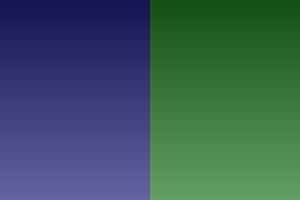
#> input picture ab1/prova/q3/unequal_lighting_color_image.png, 300 x 200 px; the run also reads 1 picture not shown here
$ jupyter execute --allow-errors prova_respondida.ipynb
#> lines starting #> are read from the running program, lines starting #| are printed output that depends on the picture; after the words box and inside, x2 and y2 are one past the last pixel; in counts of white or black regions, pixels touching at a corner belong together
# Questão 01

[cell 1]
# student_integral_image_numpy.py

import numpy as np

def sum_s_image(n, m, image):
    total = 0

    for i in range (0, n + 1):
        for j in range(0, m + 1):
            total += image[i,j]

    #print(total)

    return np.float64(total)

def compute_integral_image(image: np.ndarray) -> np.ndarray:
    """
    Computes the integral image using NumPy.

    Parameters:
        image (np.ndarray): 2D grayscale image.

    Returns:
        np.ndarray: Integral image.
    """
    # TODO: Implement your solution here

    img_res = np.zeros((3,3), dtype=np.float64)

    for y in range(len(image)):
        for x in range (len(image[0])):
            img_res[y, x] = sum_s_image(y, x, image)

    return img_res

# Define test image
image = np.array([
    [0.32285394, 0.95322289, 0.31806831],
    [0.12936134, 0.45275244, 0.60094833],
    [0.71811803, 0.49059312, 0.38843348],
], dtype=np.float64)

expected_result = np.array([
    [0.32285394, 1.27607683, 1.59414514],
    [0.45221528, 1.85819061, 2.77720725],
    [1.17033331, 3.06690176, 4.37435188],
], dtype=np.float64)

integral_image = compute_integral_image(image)

if (expected_result == integral_image).all():
    print(f'Success!')
else:
    print("erroe")

print(f'Original image: \n{image}\n')
print(f'Expected result: \n{expected_result}\n')
print(f'Your result: \n{integral_image}\n')

# Questão 02

[cell 2]
import cv2 as cv
import numpy as np

def rotation_with_angle(img, angle = 45):

    (h, w) = img.shape[:2]
    center = (w // 2, h // 2)

    m = cv.getRotationMatrix2D(center, angle, 1.0)

    img_rotation = cv.warpAffine(img, m, (w, h))

    return img_rotation

def verify_laplacian_isotropy(image_path, angle=45):
    """
    Aplica rotação + Laplaciano e Laplaciano + rotação na imagem de entrada
    e retorna o coeficiente de correlação de Pearson entre os dois resultados.

    Parâmetros:
        image_path (str): Caminho para a imagem em tons de cinza.
        angle (float): Ângulo de rotação em graus.

    Retorno:
        float: Coeficiente de correlação de Pearson entre as duas imagens.
    """
    image = cv.imread(image_path, cv.IMREAD_GRAYSCALE)
    if image is None:
        raise ValueError("Image not found or unable to load.")

    # TODO: Implementar solução aqui
    img1 = rotation_with_angle(image, angle)
    img2 = cv.Laplacian(image, cv.CV_64F)


    result_1 = cv.Laplacian(img1, cv.CV_64F)
    result_2 = rotation_with_angle(img2, angle)


    # Flatten and compute correlation
    corr = np.corrcoef(result_1.flatten(), result_2.flatten())[0, 1]
    print(f'Correlation coefficient: {corr}')
    return corr

#> (the rest of this cell did not finish here and is left out)

# Questão 03

[cell 3]
import cv2 as cv
import numpy as np
import matplotlib.pyplot as plt

def equalize_histogram(image_path: str) -> np.ndarray:
    """
    Realiza equalização de histograma apenas no canal Y de uma imagem RGB convertida para YCrCb.

    Parâmetros:
        image_path (str): Caminho para a imagem RGB.

    Retorno:
        np.ndarray: Imagem RGB com o canal Y equalizado.
    """
#> called with image_path = 'q3/unequal_lighting_color_image.png'
    # TODO: Implemente sua solução aqui

    img = cv.imread(image_path, cv.COLOR_BGR2RGB)
#> img is the input picture: shape (200, 300, 3); mean B, G, R 89.5, 89.5, 59.5

    img_ycrcb = cv.cvtColor(img, cv.COLOR_BGR2YCrCb)
#> img_ycrcb: shape (200, 300, 3); mean of channels 0, 1, 2 80.5, 113, 133
    y, cr, cb = cv.split(img_ycrcb)
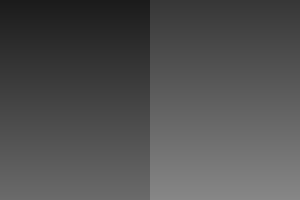
#> y: shape (200, 300); min 27, max 135, mean 80.5
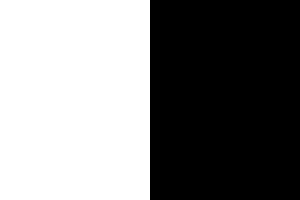
#> cr: shape (200, 300); values 103 (black) and 123 (white), 50% white; 1 white region, box (x1, y1, x2, y2) and area: (0, 0, 150, 200) 30000
    y_equalized = cv.equalizeHist(y)
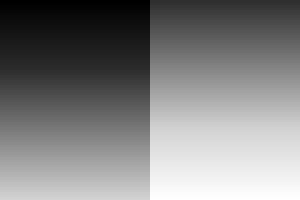
#> y_equalized: shape (200, 300); min 0, max 255, mean 127.9
    img_ycrcb_equalized = cv.merge([y_equalized, cr, cb])
#> img_ycrcb_equalized: shape (200, 300, 3); mean of channels 0, 1, 2 127.9, 113, 133
    img_rgb_ycrcb_equalized = cv.cvtColor(img_ycrcb_equalized, cv.COLOR_YCrCb2RGB)
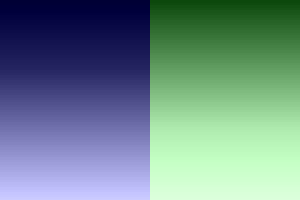
#> img_rgb_ycrcb_equalized: shape (200, 300, 3); mean R, G, B 107, 135.7, 136.8

    plt.imshow(img_rgb_ycrcb_equalized)
    plt.axis('Off')
    plt.show()

    return img_rgb_ycrcb_equalized


student_result = equalize_histogram('q3/unequal_lighting_color_image.png')
expected_result = cv.imread('q3/expected_result.png')

if (expected_result == student_result).all():
    print('Success!')
else:
    print('Errado!')
